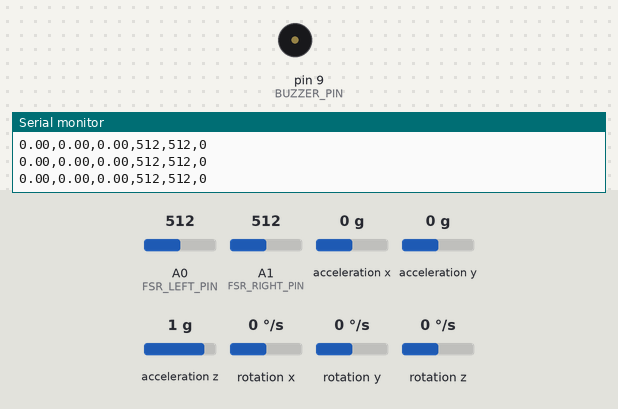
Recording of a sketch running on a simulated Arduino Uno, built with avr-gcc and run on an emulated ATmega328P. Parts: buzzer (waves = sounding, pin HIGH), the last lines printed to the serial monitor. The test bench sets the inputs (shaded band); at power-on: rotation z 0 °/s, A0 (FSR_LEFT_PIN) = 512, A1 (FSR_RIGHT_PIN) = 512, acceleration x 0 g, acceleration y 0 g, acceleration z 1 g, rotation x 0 °/s, rotation y 0 °/s.

Above: at 3.2 s.
3.3 s: rotation z set to -2 °/s
4.8 s: rotation z set to -5 °/s
At 5.18 s:
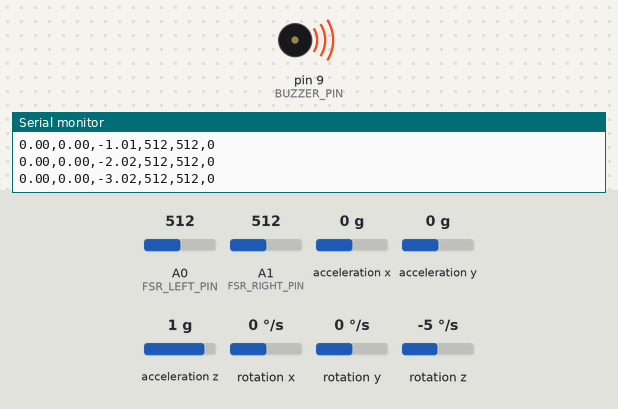
7.8 s: rotation z set to 0 °/s
At 7.8 s:
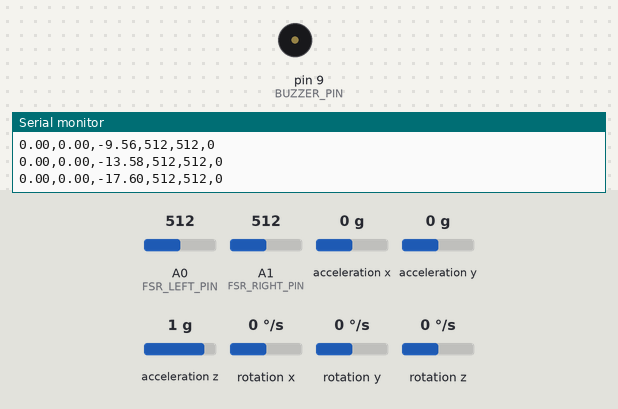
9.3 s: rotation z set to -192 °/s
At 9.91 s:
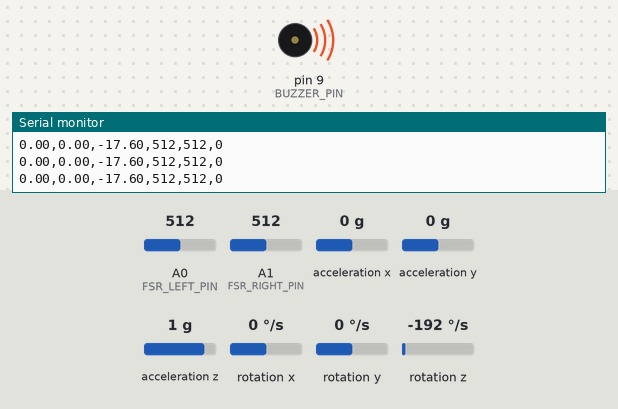
Timing chart, 0 to 13.3 s (numbered marks = the images above; inputs shaded):
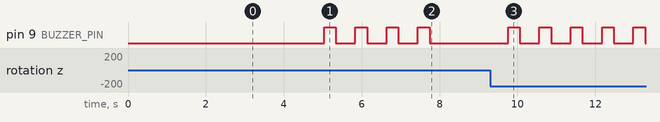

Measured:
- the behaviour switches between -3 and -4 °/s on rotation z (found by bisection; images 0 and 1)
- after the input at 4.8 s, pin 9 (BUZZER_PIN): alternates HIGH for 0.30 s and LOW for 0.50 s, starting after 0.23 s
- after the input at 7.8 s, pin 9 (BUZZER_PIN): stays LOW (without the input it goes to HIGH after 0.45 s)
- after the input at 9.3 s, pin 9 (BUZZER_PIN): alternates HIGH for 0.30 s and LOW for 0.50 s, starting after 0.46 s

The sketch:

arduino_SD.ino
```cpp
#include <Wire.h>
#include <MPU6050_light.h>

MPU6050 mpu(Wire);

// Pins
#define FSR_LEFT_PIN A0
#define FSR_RIGHT_PIN A1
#define BUZZER_PIN 9

// Thresholds
#define MOTION_THRESHOLD 2.0       // Angle change threshold
#define FSR_DIFF_THRESHOLD 100     // Pressure imbalance threshold
#define FSR_MIN_TOTAL 50           // Minimum total to detect someone sitting

// Previous angles
float prevX = 0, prevY = 0, prevZ = 0;

void setup() {
  Serial.begin(9600);
  Wire.begin();

  pinMode(FSR_LEFT_PIN, INPUT);
  pinMode(FSR_RIGHT_PIN, INPUT);
  pinMode(BUZZER_PIN, OUTPUT);
  digitalWrite(BUZZER_PIN, LOW);

  byte status = mpu.begin();
  if (status != 0) {
    Serial.print("MPU6050 init failed with code: ");
    Serial.println(status);
    while (1);
  }

  delay(1000);
  mpu.calcOffsets(true, true);

  mpu.update();  // First reading
  prevX = mpu.getAngleX();
  prevY = mpu.getAngleY();
  prevZ = mpu.getAngleZ();

  // CSV header for serial output
  Serial.println("angleX,angleY,angleZ,fsrLeft,fsrRight,fsrDiff");
}

void loop() {
  mpu.update();

  // Get angles
  float angleX = mpu.getAngleX();
  float angleY = mpu.getAngleY();
  float angleZ = mpu.getAngleZ();

  // Get FSR readings
  int fsrLeft = analogRead(FSR_LEFT_PIN);
  int fsrRight = analogRead(FSR_RIGHT_PIN);
  int fsrDiff = fsrLeft - fsrRight;
  int fsrTotal = fsrLeft + fsrRight;

  // Motion detection
  float diffX = abs(angleX - prevX);
  float diffY = abs(angleY - prevY);
  float diffZ = abs(angleZ - prevZ);

  // Alert conditions
  bool motionAlert = (diffX > MOTION_THRESHOLD || diffY > MOTION_THRESHOLD || diffZ > MOTION_THRESHOLD);
  bool pressureAlert = (fsrTotal > FSR_MIN_TOTAL && abs(fsrDiff) > FSR_DIFF_THRESHOLD);

  // 🔔 Buzzer control
  if (motionAlert || pressureAlert) {
    digitalWrite(BUZZER_PIN, HIGH);
    delay(300);
    digitalWrite(BUZZER_PIN, LOW);
  }

  // CSV output for Python
  Serial.print(angleX); Serial.print(",");
  Serial.print(angleY); Serial.print(",");
  Serial.print(angleZ); Serial.print(",");
  Serial.print(fsrLeft); Serial.print(",");
  Serial.print(fsrRight); Serial.print(",");
  Serial.println(fsrDiff);

  // Update previous angles
  prevX = angleX;
  prevY = angleY;
  prevZ = angleZ;

  delay(500); // Adjust as needed
}
```
